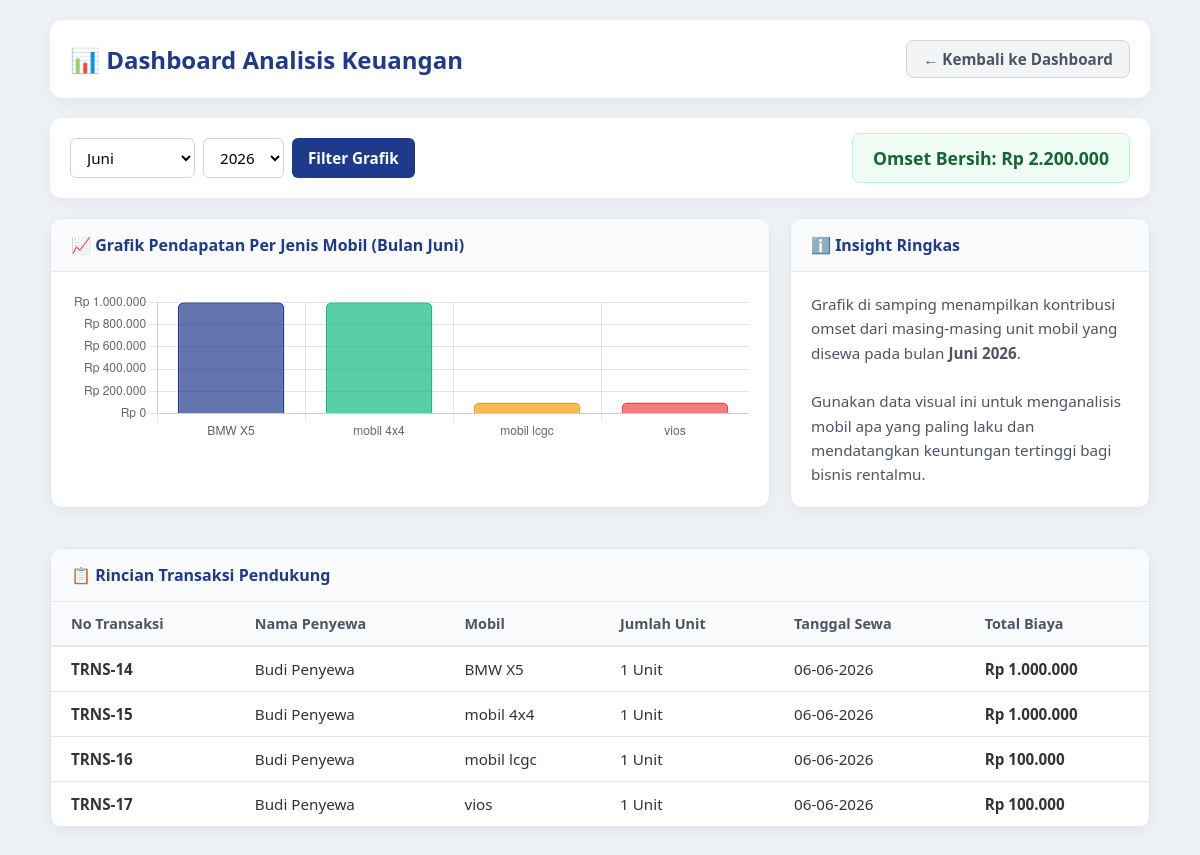
Page /admin/laporan_keuangan.php (signed in) on the committed database.
### tables this page shows
CREATE TABLE `penyewaan` (
  `id_sewa` int(11) NOT NULL AUTO_INCREMENT,
  `id_user` int(11) DEFAULT NULL,
  `id_mobil` int(11) DEFAULT NULL,
  `jumlah_sewa` int(11) DEFAULT NULL,
  `tanggal_sewa` date DEFAULT NULL,
  `tanggal_kembali_ekspektasi` date DEFAULT NULL,
  `status_sewa` enum('dipinjam','kembali','pending','approved','rejected') NOT NULL DEFAULT 'dipinjam',
  `tanggal_kembali` date DEFAULT NULL,
  `status_pengembalian` enum('pending','approved','rejected') DEFAULT NULL,
  `kondisi_akhir` varchar(100) DEFAULT NULL,
  `catatan` text DEFAULT NULL,
  `denda` decimal(10,2) DEFAULT 0.00,
  PRIMARY KEY (`id_sewa`)
);

CREATE TABLE `user` (
  `id_user` int(11) NOT NULL AUTO_INCREMENT,
  `nama` varchar(100) DEFAULT NULL,
  `username` varchar(50) DEFAULT NULL,
  `password` varchar(100) DEFAULT NULL,
  `role` enum('admin','penyewa') DEFAULT NULL,
  PRIMARY KEY (`id_user`)
);

CREATE TABLE `mobil` (
  `id_mobil` int(11) NOT NULL AUTO_INCREMENT,
  `nama_mobil` varchar(100) DEFAULT NULL,
  `jumlah` int(11) DEFAULT NULL,
  `kondisi` varchar(50) DEFAULT NULL,
  `harga_sewa` int(11) DEFAULT NULL,
  `kategori` varchar(50) DEFAULT 'LCGC',
  `gambar` varchar(255) DEFAULT NULL,
  PRIMARY KEY (`id_mobil`)
);

### admin/laporan_keuangan.php (the view, shortened to what this page needs)
<?php
include '../koneksi.php';
$bulan_pilihan = isset($_GET['bulan']) ? $_GET['bulan'] : date('m');
$tahun_pilihan = isset($_GET['tahun']) ? $_GET['tahun'] : date('Y');
$nama_bulan = [
    '01' => 'Januari', '02' => 'Februari', '03' => 'Maret', '04' => 'April',
    '05' => 'Mei', '06' => 'Juni', '07' => 'Juli', '08' => 'Agustus',
    '09' => 'September', '10' => 'Oktober', '11' => 'November', '12' => 'Desember'
];
$query_sewa = mysqli_query($koneksi, "
    SELECT penyewaan.*, user.nama, mobil.nama_mobil, mobil.harga_sewa
    FROM penyewaan
    JOIN user ON penyewaan.id_user = user.id_user
    JOIN mobil ON penyewaan.id_mobil = mobil.id_mobil
    WHERE (
        (MONTH(penyewaan.tanggal_sewa) = '$bulan_pilihan' AND YEAR(penyewaan.tanggal_sewa) = '$tahun_pilihan')
        OR
        (penyewaan.tanggal_sewa LIKE '%-$bulan_pilihan-$tahun_pilihan%')
    )
    ORDER BY penyewaan.id_sewa ASC
");
$data_pendapatan = [];
$grand_total_bulan = 0;
if ($query_sewa) {
    while($row = mysqli_fetch_assoc($query_sewa)) {
        $total_bayar = $row['jumlah_sewa'] * $row['harga_sewa'];
        $grand_total_bulan += $total_bayar;
        if(isset($data_pendapatan[$row['nama_mobil']])) {
            $data_pendapatan[$row['nama_mobil']] += $total_bayar;
        } else {
            $data_pendapatan[$row['nama_mobil']] = $total_bayar;
        }
    }
    if(mysqli_num_rows($query_sewa) > 0) {
        mysqli_data_seek($query_sewa, 0);
    }
}
?>
<!DOCTYPE html>
<html lang="id">
<head>
</head>
<body>
    <div class="container">
        <div class="page-header">
            <h2>📊 Dashboard Analisis Keuangan</h2>
            <a href="dashboard.php" class="btn-back">← Kembali ke Dashboard</a>
        </div>
        <div class="filter-container">
            <form method="GET" class="filter-form">
                <select name="bulan" class="filter-select">
                    <?php foreach ($nama_bulan as $m_num => $m_name): ?>
                        <option value="<?= $m_num; ?>" <?= $bulan_pilihan == $m_num ? 'selected' : ''; ?>><?= $m_name; ?></option>
                    <?php endforeach; ?>
                </select>
                <select name="tahun" class="filter-select">
                    <?php for($i = date('Y')-2; $i <= date('Y')+2; $i++): ?>
                        <option value="<?= $i; ?>" <?= $tahun_pilihan == $i ? 'selected' : ''; ?>><?= $i; ?></option>
                    <?php endfor; ?>
                </select>
                <button type="submit" class="btn-filter">Filter Grafik</button>
            </form>
            <div class="total-box">
                Omset Bersih: Rp <?= number_format($grand_total_bulan, 0, ',', '.'); ?>
            </div>
        </div>
        <div class="dashboard-grid">
            <div class="card">
                <div class="card-header">📈 Grafik Pendapatan Per Jenis Mobil (Bulan <?= $nama_bulan[$bulan_pilihan] ?>)</div>
                <div class="card-body">
                    <canvas id="financialChart" style="max-height: 300px;"></canvas>
                </div>
            </div>
            <div class="card">
                <div class="card-header">ℹ️ Insight Ringkas</div>
                <div class="card-body">
                    <p style="font-size: 0.95rem; line-height: 1.6; color: #4b5563;">
                        Grafik di samping menampilkan kontribusi omset dari masing-masing unit mobil yang disewa pada bulan <strong><?= $nama_bulan[$bulan_pilihan] ?> <?= $tahun_pilihan ?></strong>.<br><br>
                        Gunakan data visual ini untuk menganalisis mobil apa yang paling laku dan mendatangkan keuntungan tertinggi bagi bisnis rentalmu.
                    </p>
                </div>
            </div>
        </div>
        <div class="card">
            <div class="card-header">📋 Rincian Transaksi Pendukung</div>
            <div class="table-responsive">
                <table>
                    <thead>
                        <tr>
                            <th>No Transaksi</th>
                            <th>Nama Penyewa</th>
                            <th>Mobil</th>
                            <th>Jumlah Unit</th>
                            <th>Tanggal Sewa</th>
                            <th>Total Biaya</th>
                        </tr>
                    </thead>
                    <tbody>
                        <?php
                        if($query_sewa && mysqli_num_rows($query_sewa) > 0) {
                            while($transaksi = mysqli_fetch_assoc($query_sewa)){
                                $total_bayar = $transaksi['jumlah_sewa'] * $transaksi['harga_sewa'];
                        ?>
                        <tr>
                            <td><strong>TRNS-<?= $transaksi['id_sewa']; ?></strong></td>
                            <td><?= htmlspecialchars($transaksi['nama']); ?></td>
                            <td><?= htmlspecialchars($transaksi['nama_mobil']); ?></td>
                            <td><?= $transaksi['jumlah_sewa']; ?> Unit</td>
                            <td><?= date('d-m-Y', strtotime($transaksi['tanggal_sewa'])); ?></td>
                            <td><strong>Rp <?= number_format($total_bayar, 0, ',', '.'); ?></strong></td>
                        </tr>
                        <?php
                            }
                        } else {
                            echo "<tr><td colspan='6' class='text-center text-muted' style='padding: 30px;'>Tidak ada transaksi pada periode bulan ini.</td></tr>";
                        }
                        ?>
                    </tbody>
                </table>
            </div>
        </div>
    </div>
    <script>
        const namaMobilLabels = <?php echo json_encode(array_keys($data_pendapatan)); ?>;
        const totalUangData = <?php echo json_encode(array_values($data_pendapatan)); ?>;
        const ctx = document.getElementById('financialChart').getContext('2d');
        const financialChart = new Chart(ctx, {
            type: 'bar',
            data: {
                labels: namaMobilLabels,
                datasets: [{
                    label: 'Total Pendapatan (Rp)',
                    data: totalUangData,
                    backgroundColor: [
                        'rgba(30, 58, 138, 0.7)',
                        'rgba(16, 185, 129, 0.7)',
                        'rgba(245, 158, 11, 0.7)',
                        'rgba(239, 68, 68, 0.7)',
                        'rgba(139, 92, 246, 0.7)'
                    ],
                    borderColor: [
                        '#1e3a8a', '#10b981', '#f59e0b', '#ef4444', '#8b5a2b'
                    ],
                    borderWidth: 1.5,
                    borderRadius: 6
                }]
            },
            options: {
                responsive: true,
                maintainAspectRatio: false,
                scales: {
                    y: {
                        beginAtZero: true,
                        ticks: {
                            callback: function(value) {
                                return 'Rp ' + value.toLocaleString('id-ID');
                            }
                        }
                    }
                },
                plugins: {
                    legend: { display: false }
                }
            }
        });
    </script>
</body>
</html>

### admin/laporan_keuangan.php (style rules this page uses)
* { box-sizing: border-box; margin: 0; padding: 0; font-family: 'Segoe UI', sans-serif; }
body { background-color: #eef2f7; color: #333; padding: 20px; }
.container { max-width: 1100px; margin: 0 auto; }
.page-header { display: flex; justify-content: space-between; align-items: center; margin-bottom: 20px; background: #fff; padding: 20px; border-radius: 12px; box-shadow: 0 4px 15px rgba(0,0,0,0.05); }
.page-header h2 { color: #1e3a8a; }
.filter-container { display: flex; justify-content: space-between; align-items: center; flex-wrap: wrap; gap: 15px; background: white; padding: 15px 20px; border-radius: 12px; margin-bottom: 20px; box-shadow: 0 4px 15px rgba(0,0,0,0.05); }
.filter-form { display: flex; gap: 8px; }
.filter-select { padding: 8px 12px; border: 1px solid #d1d5db; border-radius: 6px; background-color: #fff; font-size: 0.95rem; }
.btn-filter { padding: 8px 16px; background-color: #1e3a8a; color: white; border: none; border-radius: 6px; cursor: pointer; font-weight: 600; font-size: 0.95rem; }
.total-box { background-color: #f0fdf4; border: 1px solid #bbf7d0; padding: 12px 20px; border-radius: 8px; color: #166534; font-size: 1.1rem; font-weight: bold; }
.dashboard-grid { display: grid; grid-template-columns: 2fr 1fr; gap: 20px; margin-bottom: 20px; }
.card { background: #ffffff; border-radius: 12px; box-shadow: 0 4px 15px rgba(0, 0, 0, 0.05); border: 1px solid #e1e8ed; overflow: hidden; margin-bottom: 20px; }
.card-header { padding: 15px 20px; border-bottom: 1px solid #e5e7eb; background: #f9fafb; color: #1e3a8a; font-weight: 600; }
.card-body { padding: 20px; }
.table-responsive { width: 100%; overflow-x: auto; }
table { width: 100%; border-collapse: collapse; text-align: left; }
th { background-color: #f9fafb; color: #4b5563; font-weight: 600; padding: 12px 20px; border-bottom: 2px solid #e5e7eb; font-size: 0.9rem; }
td { padding: 12px 20px; border-bottom: 1px solid #e5e7eb; font-size: 0.95rem; }
.btn-back { padding: 8px 16px; background-color: #f3f4f6; color: #4b5563; text-decoration: none; border-radius: 8px; font-weight: 600; border: 1px solid #d1d5db; font-size: 0.95rem; }

### rows in the picture
penyewaan: id_sewa "14", id_user.nama "Budi Penyewa", id_mobil.nama_mobil "BMW X5", jumlah_sewa "1", tanggal_sewa "06-06-2026", jumlah_sewa.harga_sewa "1.000.000"
penyewaan: id_sewa "15", id_user.nama "Budi Penyewa", id_mobil.nama_mobil "mobil 4x4", jumlah_sewa "1", tanggal_sewa "06-06-2026", jumlah_sewa.harga_sewa "1.000.000"
penyewaan: id_sewa "16", id_user.nama "Budi Penyewa", id_mobil.nama_mobil "mobil lcgc", jumlah_sewa "1", tanggal_sewa "06-06-2026", jumlah_sewa.harga_sewa "100.000"
penyewaan: id_sewa "17", id_user.nama "Budi Penyewa", id_mobil.nama_mobil "vios", jumlah_sewa "1", tanggal_sewa "06-06-2026", jumlah_sewa.harga_sewa "100.000"

### other values in the picture
$grand_total_bulan "2.200.000"
$nama_bulan[$bulan_pilihan] "Juni"
$tahun_pilihan "2026"
form field bulan "Juni"
form field tahun "2026"
chart data {{ json_encode(array_keys($data_pendapatan)) }} ["BMW X5","mobil 4x4","mobil lcgc","vios"]
chart data {{ json_encode(array_values($data_pendapatan)) }} [1000000,1000000,100000,100000]
